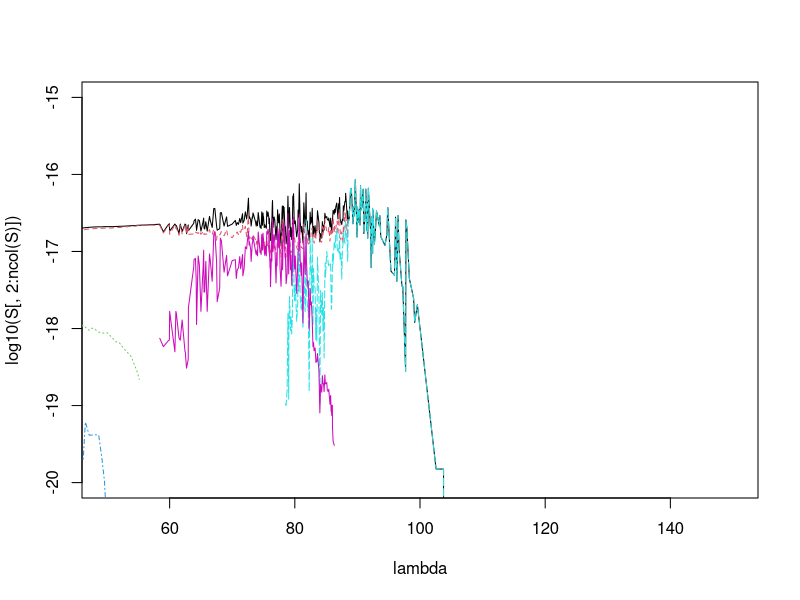
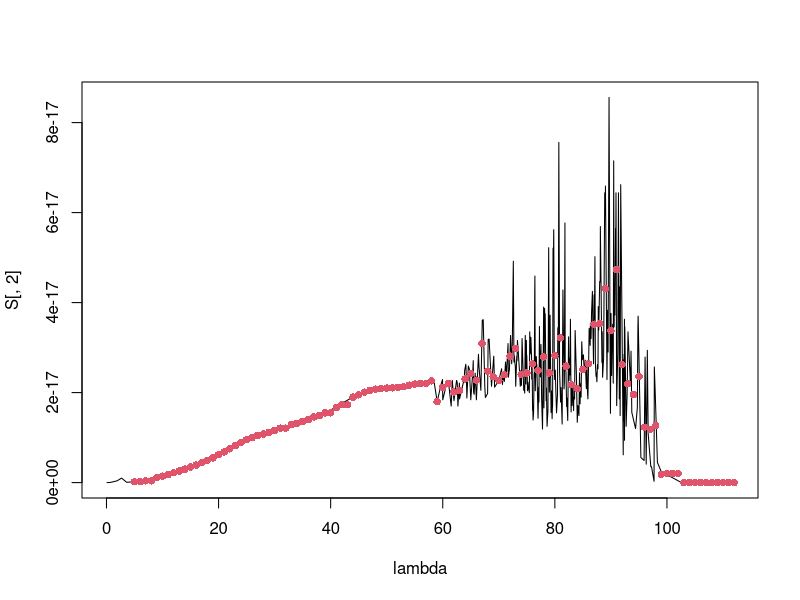
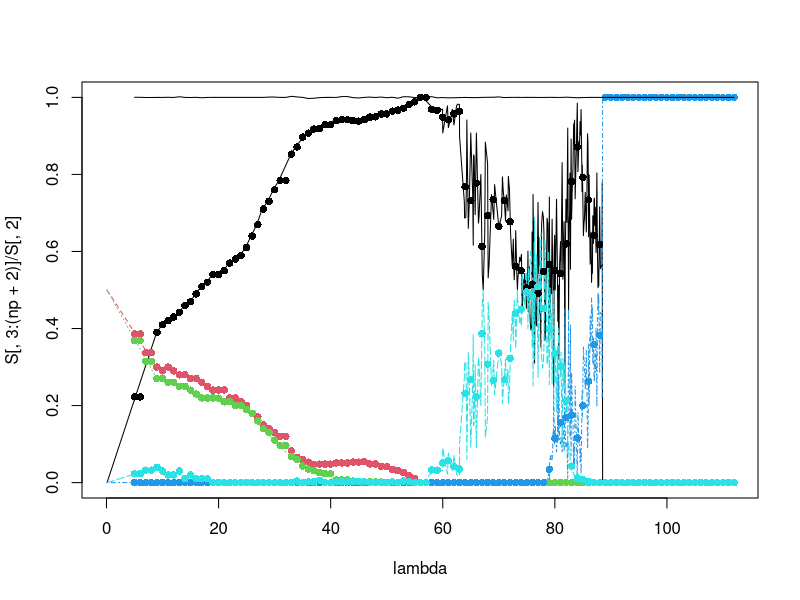

Recreate these plots in R, in order.
setwd("~/Bureau/Titan-APSIS/Reactor_Runs/PhotoProcsTmp/CO")

S = read.table(file = 'extract_swri.dat', header=TRUE)

# Convert A to nm
lambda = S[,1]/10

matplot(lambda, log10(S[,2:ncol(S)]), type = 'l',
        xlim= c(50,150), ylim = c(-20,-15))

# Interpolate on 1 nm resolution, [5 - round(max(lambda))] grid
lg = seq(5,round(max(lambda)),by=1)

# Total XS
#
# xs = pmax(0,spline(lambda,S[,2],xout = lg)$y) # Splines. BOF
#
# xs = c()
# for(i in 1:length(lg)) {
#   np = which.min(abs(lambda - lg[i])) # Select nearest point. BOF
#   xs[i] = S[np,2]
# }

## Average on 1 nm interval
average_1nm <- function(lambda, xin, lg) {
  xs = c()
  for(i in 1:length(lg)) {
    sel = which( (lambda >= lg[i]-0.5) & (lambda < lg[i]+0.5))
    if(sum(sel) == 0)
      if(i==1)
        xs[i] = 0
      else
        xs[i] = xs[i-1]
    else
      xs[i] = mean(xin[sel])
  }
  return(xs)
}
xs = average_1nm(lambda, S[,2], lg)

plot(lambda, S[,2], type = 'l')
points(lg,xs,pch=16,col=2)

write.table(cbind(lg,signif(xs,5)), sep=' ',
            row.names=FALSE, col.names=FALSE,
            file='seCO.dat')


# Quantum yields
np = ncol(S) - 2
qy = matrix(NA, nrow = length(lg), ncol = np)
for (i in 1:np) {
  xs = S[, i+2] / S[, 2]
  qy[,i] = average_1nm(lambda, xs, lg)

}

matplot(lambda, S[,3:(np+2)]/S[,2], type = 'l')
matpoints(lg, qy, pch = 16)
lines(lg,rowSums(qy))

for (i in 1:np) {
  write.table(cbind(lg,signif(qy[,i],5)), sep=' ',
              row.names=FALSE, col.names=FALSE,
              file=paste0('qyCO_',i,'.dat'))
}


